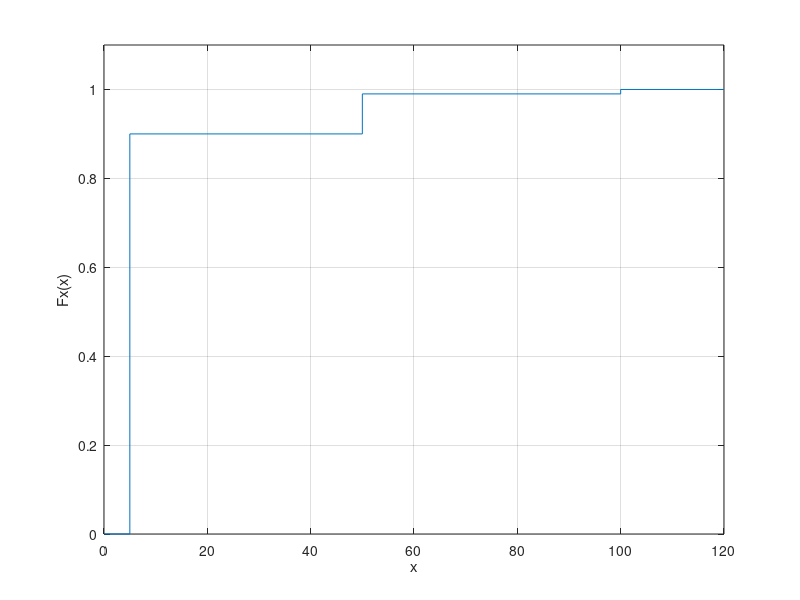

This figure's MATLAB source:
%% 2 a)
% Espaço de amostragem: 100 -> S = {nota 1,..., nota 100} 
% P(“retirar uma nota da caixa”) = 1/100 (probabilidade de tirar uma nota é
% igual pra todas)

%% 2 b)
% Espaço de amostragem: S = {nota 5, nota 50, nota 100}
% PX(x) = P("Sair nota com valor x")

% PX(5) = P("Sair nota com valor 5") = 90/100;
% PX(50) = P("Sair nota com valor 50") = 9/100;
% PX(100) = P("Sair nota com valor 100") = 1/100;

%% 2 c)



x = [5,50,100];
b = [90/100, 9/100, 1/100];

y = [cumsum(b)]

stairs([0 x 120],[0 y 1]);
ylim([0 1.1]);
xlabel('x');
ylabel('Fx(x)');
grid on;
